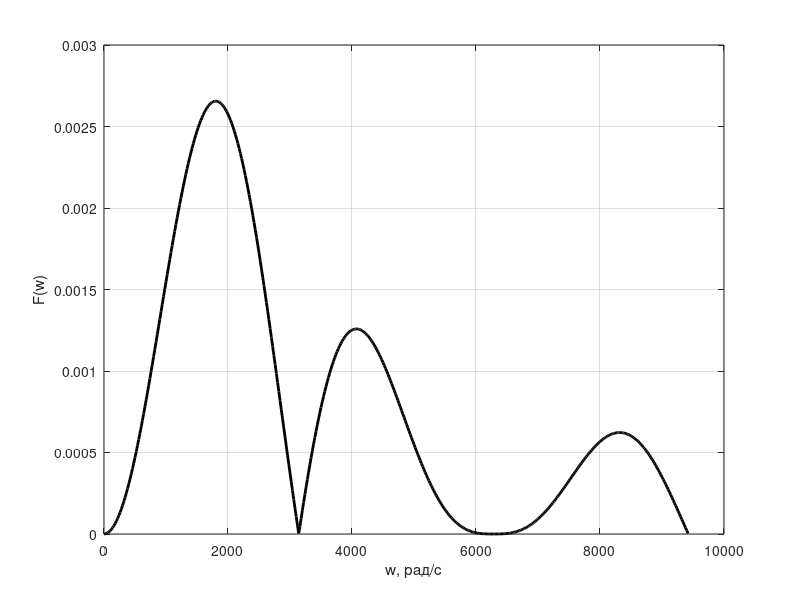
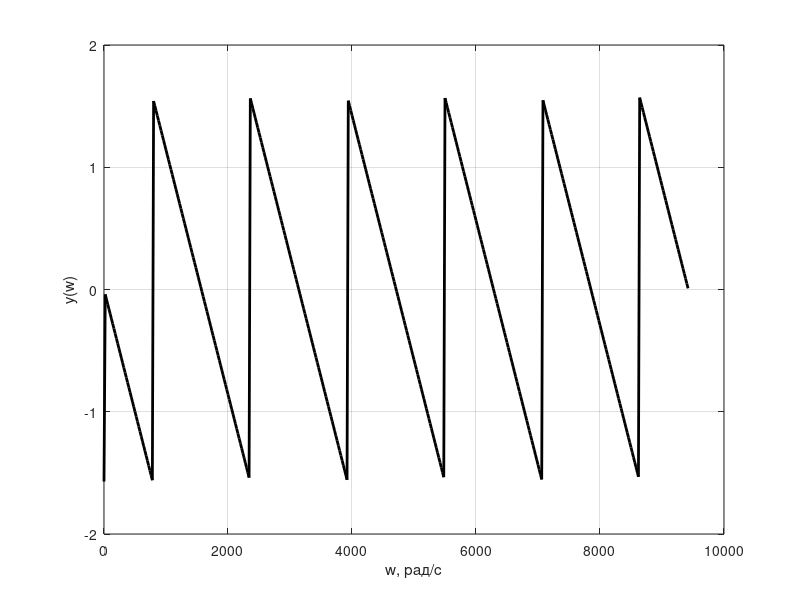
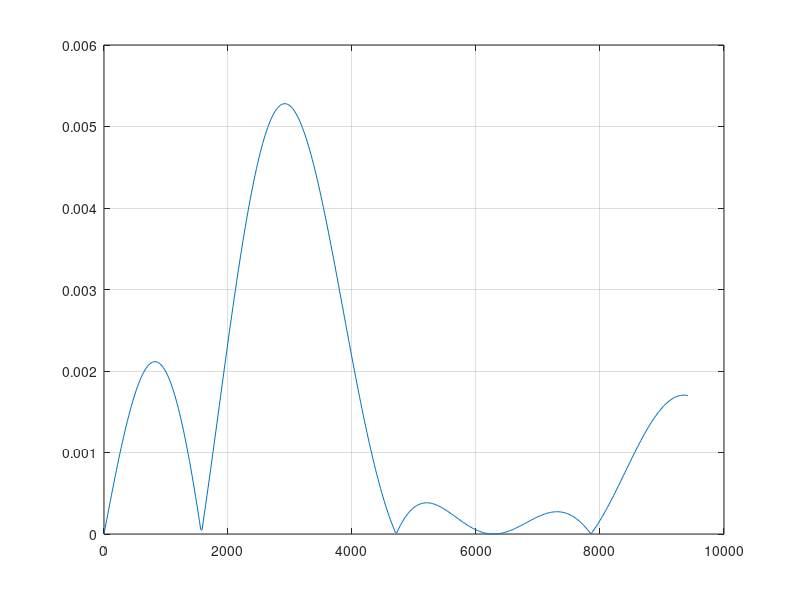
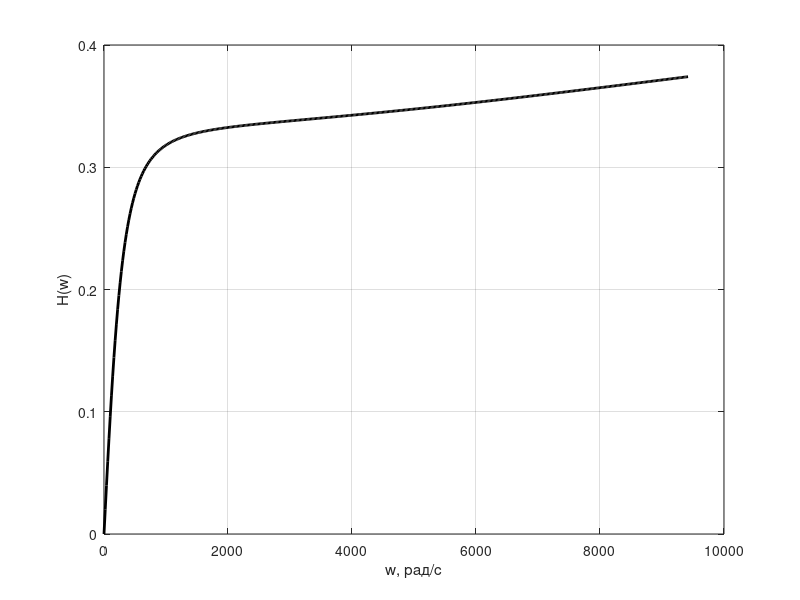

Write the MATLAB code that produced these figures, in order. (Note: this script raises an error after producing the figures.)
% Курсовая по ТОЭ

% очистка полей и консоли и закрытие всех окон
clear;
clc;
close all;

% исходные (переменные)электрической цепи
R = 50; % Сопротивление цепи (Ом)
L = 4 * 10^(-3); % Индуктивность катушки (Гн)
C = 40 * 10^(-6); % Ёмкость конденсатора (Ф)

U  = 1; % Амплитуда напряжения (В)
tau = 1 * 10^(-3); % Промежуточное время (c)

w = 0.00001:20:3*pi/tau; % Циклическая частота [0;9420] c шагом 20

% Комплексная спектральная плотность входного воздействия
% используя формулу Эйлера: e^(jx)=cos(x)+jsin(x)
Aw = U.*((-2).*sin(w.*tau)+2.*sin(3.*w.*tau)-sin(4.*w.*tau))./w;
Bw = U*((-1)+2.*cos(w.*tau)-2*cos(3.*w.*tau)+cos(4.*w.*tau))./w;

%% Амплитудный спектр входного воздействия
% F(w) = sqrt(A(w)^2+B(w)^2)
Fw = sqrt((Aw.^2)+(Bw.^2));

% построение амплитудного воздействия
figure('Name','Амплитудное воздействие');
plot(w,Fw,'black','LineWidth', 2);
% сетка
grid on;
xlabel('w, рад/с');
ylabel('F(w)');

%% Фазовый спектр входного воздействия
phiF = -atan(Bw./Aw);

% построение фазового воздействия
figure('Name', 'Фазовое воздействие');
plot(w,phiF,'black','LineWidth',2);
grid on;
xlabel('w, рад/с');
ylabel('y(w)');


%% Проверка спектра входного воздействия
ProA = 2.*(-2.*sin(w.*tau)+2.*sin(2.*w.*tau)-2.*sin(3.*w.*tau)+sin(4.*w.*tau))./w;
ProB = 2.*(-1+2.*cos(w.*tau)-2.*cos(2.*w.*tau)+2.*cos(3.*w.*tau)-cos(4.*w.*tau))./w;
ProF = sqrt((ProA.^2)+(ProB.^2));

% построение рeзультата
figure('Name','Проверка входного воздействия под вариантом 5');
plot(w,ProF);
grid on;


%% Вычисление АЧХ
Hw = (sqrt((w.^2).*(C.^2).*(R.^4)+(w.^4).*(R.^2).*(C.^2).*(L.^2)))./(sqrt(((3.*w.*(R.^2).*C+w.*L).^2)+((2.*R.*(1-(w.^2).*C.*L)).^2)));

% построение АЧХ
figure('Name','АЧХ');
plot(w,Hw,'black','LineWidth',2);
grid on;
xlabel('w, рад/с');
ylabel('H(w)');


%% Вычисление ФЧХ
fiW = atan(((w.^2).*R.*C.*L)./(w.*C.*(R.^2)))-atan(((-2.*R.*(1-(w.^2).*C.*L))./(3.*w.*(R.^2).*C+w.*L)));

% построение АЧХ
figure('Name','ФЧХ');
plot(w,fiW,'black','LineWidth',2);
grid on;
xlabel('w, рад/с');
ylabel('ф(w)');


%% Реакция цепи (спектральная плотность выходного напряжения)
% Амплитудный спектр выходного напряжения
F2 = Fw.*Hw;

% построение АЧХ
figure('Name','Реакция цепи (Выходное напряжение)');
plot(w,F2,'black','LineWidth',2);
grid on;
xlabel('w, рад/с');
ylabel('F2(w)=F(w)*H(w)');


%% Реакция цепи (спектральная плотность выходного напряжения)
% Фазовый спектр выходного напряжения
fi2 = phiF+fiW;

% построение АЧХ
figure('Name','Реакция цепи (Выходное напряжение)');
plot(w,fi2,'black','LineWidth',2);
grid on;
xlabel('w, рад/с');
ylabel('ф2(w)');


%% Построение входного воздействия
% Временной интервал
t1 = 0:0.00001:tau; % для первого воздействия
t2 = tau:0.00001:3*tau; % для второго воздействия
t3 = 3*tau:0.00001:4*tau; % для третьего воздействия
t4 = 4*tau:0.00001:6*tau; % для четвёртого воздействия

% для входного воздействия
[u11]=0:1:100;
[u12]=1:1:201;
[u13]=0:1:100;
[u14]=1:1:201;

for i=1:1:101
    u11(i) = -1;
    u13(i) = -1;
    if(i==1)
        u13(i) = 1;
    end
    if(i==101)
        u11(i) = 1;
        u13(i) = 0;
    end
end

for i=1:1:201
    u12(i) = 1;
    u14(i) = 0;
end

% анонимная функция для выходного воздействия
u2 = @(t)-0.02+0.34*exp(-334.849.*t)-0.32*exp(-18670.*t);

% анонимная функция выходного воздействия для варианта примера
upro = @(t)0.5-0.25*exp(-7.5*10^3.*t)-0.25*exp(-7.619*10^4.*t);

% Построение входного и выходного воздействия
figure('Name','Входное и выходное воздействие');
hold on;
grid on;
xlabel('t, с');
ylabel('U, B');
% Построение выходного воздействия
plot(t1,-u2(t1),'black','LineWidth',2);
plot(t2,-u2(t2)+2*u2(t2-tau),'black','LineWidth',2);
plot(t3,-u2(t3)+2*u2(t3-tau)-2*u2(t3-3*tau),'black','LineWidth',2);
plot(t4,-u2(t4)+2*u2(t4-tau)-2*u2(t4-3*tau)+u2(t4-4*tau),'black','LineWidth',2);
% Построение входного воздействия
plot(t1,u11,'black','LineWidth',2);
plot(t2,u12,'black','LineWidth',2);
plot(t3,u13,'black','LineWidth',2);
plot(t4,u14,'black','LineWidth',2);


%% Операторная передаточная функция цепи (нуль-полюсная диаграмма)
% нули
n1 = 0;
n2 = -12500;
% полюса
p1 = -334.849;
p2 = -18670;

% построение нуль-полюсной диаграммы
figure('Name','Нуль-полюсная диаграмма');
grid on;
hold on;
plot(n1,0,'sblack','LineWidth',5);
plot(n2,0,'sblack','LineWidth',5);
plot(p1,0,'sblack','LineWidth',5);
plot(p2,0,'sblack','LineWidth',5);


%% Переходная характеристика
% временной интервал для переходной характеристики [0;6tau]
t=0:0.00001:6*tau;

% сама переходная характеристика
ht=-0.02+0.34*exp(-334.849*t)-0.32*exp(-18670*t);

% построение переходной характеристики
figure('Name','Переходная характеристика');
plot(t,ht,'black','LineWidth',2);
grid on;
xlabel('t, c');
ylabel('h');


%% Импульсная характеристика
% производная от переходной характеристики
syms ht t;
ht=-0.02+0.34*exp(-334.849*t)-0.32*exp(-18670*t);
hprt1=diff(ht,t)

% временной интервал
t=0:0.00001:6*tau;

% формула от matlab
hprt2=(29872*exp(-18670*t))/5 - (100142340381373101*exp(-(5890725904786653*t)/17592186044416))/879609302220800;

% формула от mathcad
hprt=-113.84866*exp(-334.849*t)+5974.4*exp(-18670*t);

% построение переходной характеристики от mathcad
figure('Name','Импульсная характеристика');
plot(t,hprt,'black','LineWidth',2);
grid on;
xlabel('t, c');

% построение переходной характеристики от matlab
figure('Name','Импульсная характеристика');
plot(t,hprt2,'black','LineWidth',2);
grid on;
xlabel('t, c');


%% Просмотр работы с функциями
% Анонимная функция (работа с определённым значением)
power = @(x)x.^2;
result1 = power(2);

% простая функция
% функция должна быть расположена в отдельном файле
% с названием "maxis.m"
function maximum = maxis(n1, n2, n3)
maximum = n1;
if(n2 > maximum)
    maximum = n2;
end
if(n3 > maximum)
    maximum = n3;
end
end

% вызов самой функции с определённого файла
%maximum = maxis(3,2,1);
